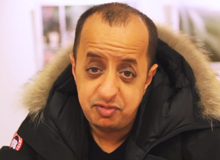
#> input picture Fonctions Python/Data/bouder.jpg, 220 x 160 px
$ python gradientTransform.py   (older library calls are emulated)
#> lines starting #> are read from the running program, lines starting #| are printed output that depends on the picture; after the words box and inside, x2 and y2 are one past the last pixel; in counts of white or black regions, pixels touching at a corner belong together
import cv2
import numpy as np
from matplotlib import pyplot as plt


def proximity_cut(x, ref, thd):
    """Returns a float between 0 and 1 characterising the proximity between a number x
    and a reference ref, being 0 if over a certain threshold thd
    :param x: float
    :param ref: float
    :param thd: float
    :return: float between 0 and 1
    """
    if abs(x-ref) >= thd:
        return 0
    else:
        return 1-abs(x-ref)/thd


def drawLine(img, center, length, angle, angleInDegrees=True):
    """
    :param img: an openCv image
    :param center: (1,2) array
    :param length: float
    :param angle: float
    :param angleInDegrees: bool
    :return: None
    """
    if angleInDegrees:
        angle *= (2*np.pi)/360
    x1 = int(center[0] - length/2 * np.cos(angle))
    x2 = int(center[0] + length/2 * np.cos(angle))
    y1 = int(center[1] - length/2 * np.sin(angle))
    y2 = int(center[1] + length/2 * np.sin(angle))
    cv2.line(img, (x1, x2), (y1, y2), (255, 255, 255))


ori_img = cv2.imread('Data/bouder.jpg',0)
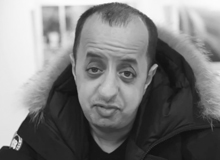
#> ori_img: shape (160, 220); min 15, max 253, mean 123.9
img = ori_img.copy()

size = np.shape(img)
#> size = (160, 220)
print(size)
#| (160, 220)
img = cv2.resize(img, (128, 128))
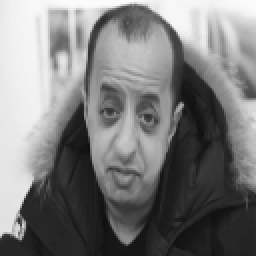
#> img: shape (128, 128) (shown 2 times larger); min 15, max 252, mean 123.8
print(np.shape(img))
#| (128, 128)

# Calcul les coordonnées du gradient selon x et y
gx = cv2.Sobel(img, cv2.CV_32F, 1, 0, ksize=1)
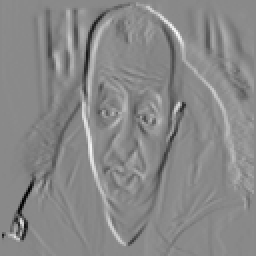
#> gx: shape (128, 128) float32 (shown 2 times larger); min -193, max 166, mean -1.1; drawn with min black and max white
gy = cv2.Sobel(img, cv2.CV_32F, 0, 1, ksize=1)
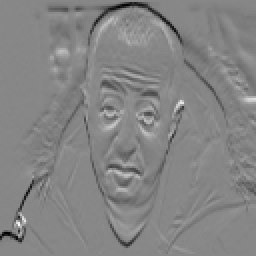
#> gy: shape (128, 128) float32 (shown 2 times larger); min -167, max 148, mean -3.3; drawn with min black and max white

# Calcul des angles et magnitudes du gradient
mag, angle = cv2.cartToPolar(gx, gy, angleInDegrees=True)
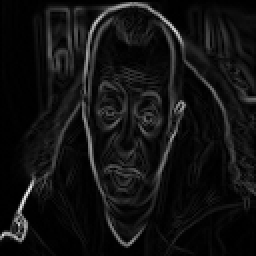
#> mag: shape (128, 128) float32 (shown 2 times larger); min 0, max 238.2, mean 18.2
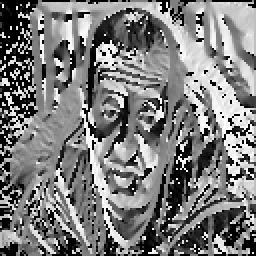
#> angle: shape (128, 128) float32 (shown 2 times larger); min 0, max 359.4, mean 175.8; drawn with min black and max white


plt.subplot(2,3,1),plt.imshow(ori_img,cmap = 'gray')
plt.title('Original'), plt.xticks([]), plt.yticks([])
plt.subplot(2,3,2),plt.imshow(img,cmap = 'gray')
plt.title('Squared'), plt.xticks([]), plt.yticks([])
plt.subplot(2,3,3),plt.imshow(mag,cmap = 'gray')
plt.title('Gradient'), plt.xticks([]), plt.yticks([])


# Calcul de l'histogramme local sur un carré de 8x8 pixels
hist = np.zeros([16, 16, 8])
HoG = np.zeros([128, 128])
for p in range(16):
    for q in range(16):
        for i in range(8):
            for j in range(8):
                for ang_i in range(8):
                    hist[p,q,ang_i] += mag[p*8+i,q*8+j]*proximity_cut(angle[p*8+i,q*8+j], ang_i*20, 20)
        for ang_i in range(8):
            drawLine(HoG, [p*8+4, q*8+4], hist[p,q,ang_i], ang_i*20, angleInDegrees=True)
#> this loop made 16 passes
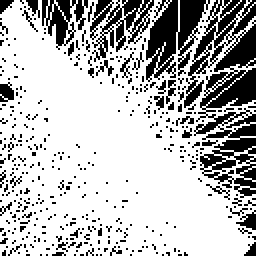
#> HoG: shape (128, 128) float64 (shown 2 times larger); 72.8% white; 401 black regions (387 under 20 px), largest, box (x1, y1, x2, y2) and area: (92, 0, 128, 99) 1789, (73, 0, 105, 41) 696, (45, 0, 77, 31) 430
print(hist)
#> (printed output is left out)


plt.subplot(2,3,5),plt.imshow(HoG,cmap = 'gray')
plt.title('Hog representation'), plt.xticks([]), plt.yticks([])


plt.show()

$ run again, with Fonctions Python/Data/gomis.jpg copied over Fonctions Python/Data/bouder.jpg
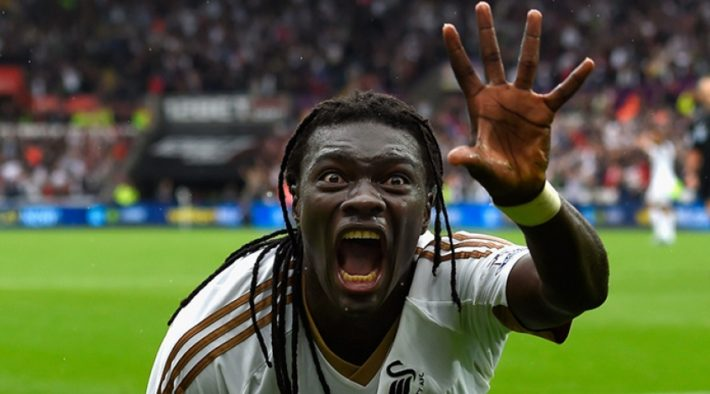
#> input picture Fonctions Python/Data/gomis.jpg, 710 x 394 px
#| (394, 710)
#| (128, 128)
#> `mag, angle = cv2.cartToPolar(gx, gy, angleInDegrees=True)`:
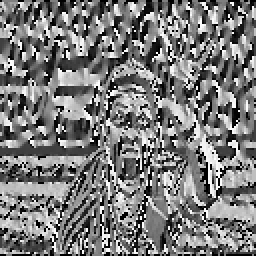
#> angle: shape (128, 128) float32 (shown 2 times larger); min 0, max 359.5, mean 172.9; drawn with min black and max white
#> the loop `for p in range(16):` made 16 passes
#> after the loop `for p in range(16):`:
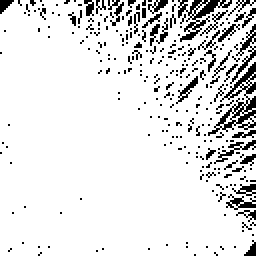
#> HoG: shape (128, 128) float64 (shown 2 times larger); 88.9% white; black in thin lines or dots
#> (printed output is left out)
